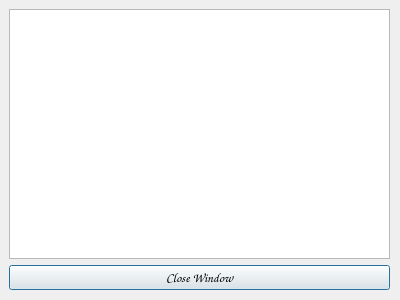
<?xml version="1.0" encoding="UTF-8"?>
<ui version="4.0">
 <class>Result</class>
 <widget class="QDialog" name="Result">
  <property name="geometry">
   <rect>
    <x>0</x>
    <y>0</y>
    <width>400</width>
    <height>300</height>
   </rect>
  </property>
  <property name="font">
   <font>
    <family>Comic Sans MS</family>
    <pointsize>10</pointsize>
   </font>
  </property>
  <property name="windowTitle">
   <string>Goodbye</string>
  </property>
  <widget class="QWidget" name="verticalLayoutWidget">
   <property name="geometry">
    <rect>
     <x>9</x>
     <y>9</y>
     <width>381</width>
     <height>281</height>
    </rect>
   </property>
   <layout class="QVBoxLayout" name="verticalLayout">
    <item>
     <widget class="QTextBrowser" name="textBrowser"/>
    </item>
    <item>
     <widget class="QPushButton" name="pushButton">
      <property name="text">
       <string>Close Window</string>
      </property>
     </widget>
    </item>
   </layout>
  </widget>
 </widget>
 <resources/>
 <connections/>
</ui>
